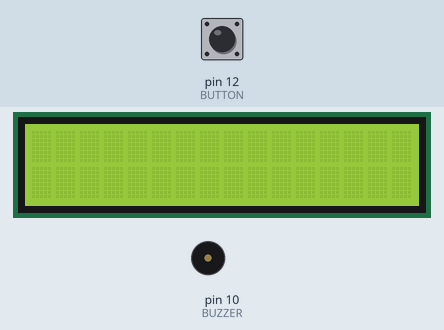
The sketch below on a simulated Arduino Uno, built with avr-gcc and run on an emulated ATmega328P. Parts: 16×2 character LCD, buzzer (waves = sounding, pin HIGH). The inputs (shaded band) are chosen by the test bench; at power-on: pin 12 (BUTTON) HIGH. What the sketch prints to the serial monitor is not drawn.

Above: at 1.2 s.
1.3 s: pin 12 (BUTTON) pulled LOW for 0.15 s
At 2.2 s:
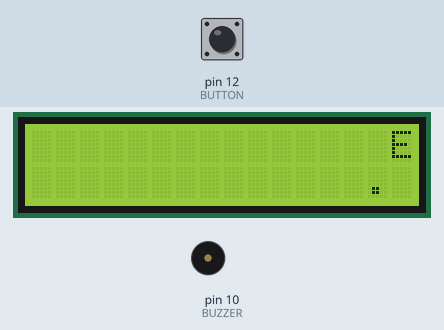
3.2 s: pin 12 (BUTTON) pulled LOW for 1 s
At 5.4 s:
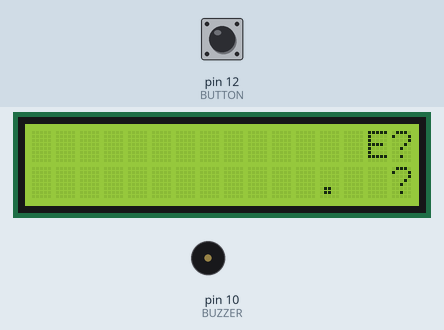
5.7 s: pin 12 (BUTTON) pulled LOW for 0.15 s
At 7.0 s:
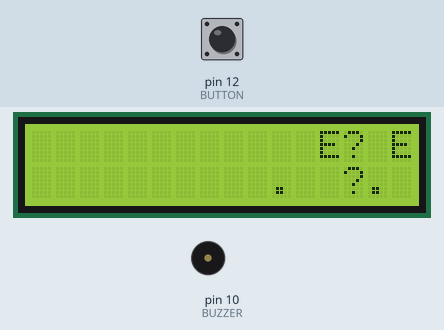
7.6 s: pin 12 (BUTTON) pulled LOW for 3.2 s
At 11.9 s:
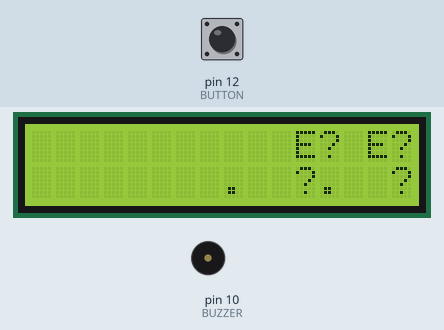
12.3 s: pin 12 (BUTTON) pulled LOW for 0.15 s
At 13.7 s:
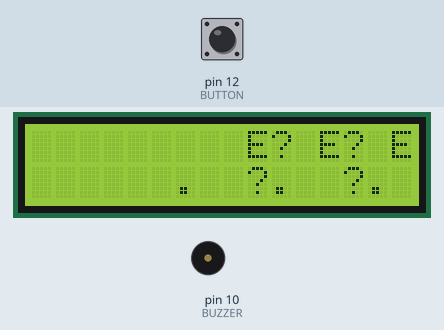
14.2 s: pin 12 (BUTTON) pulled LOW for 1 s
At 16.7 s:
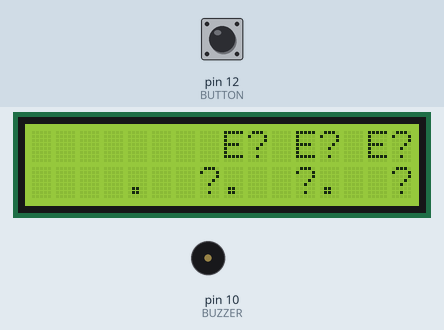
Timing chart, 0 to 17.7 s (numbered marks = the images above; inputs shaded):
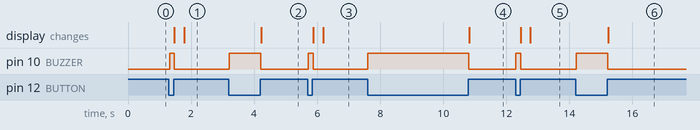

The sketch:

main.ino
```cpp
#include "src/globals.h"
#include "src/lcd.h"
#include "src/morse.h"

void setup()
{
    Serial.begin(115200);
    initializeMorseCodes();
    initializeLcd();
    pinMode(BUTTON, INPUT_PULLUP);
    pinMode(BUZZER, OUTPUT);
    digitalWrite(BUZZER, LOW);
}

void loop()
{
    // morseCodeWriteLoop();
    morseCodeReadLoop();
}
```

globals.h
```cpp
#pragma once
#define UNIT 100
#define SHORT UNIT
#define LONG UNIT * 3
#define INTRA_LETTER_SPACE UNIT
#define LETTERS_SPACE UNIT * 3
#define WORDS_SPACE UNIT * 3
#define SHORT_CHAR '.'
#define LONG_CHAR '-'
#define LETTER_SPACE_CHAR ' '
#define WORD_SPACE_CHAR ' '
#define BUZZER 10
#define BUTTON 12
```

morse.h
```cpp
#pragma once
#include "globals.h"
#include "morseData.h"
#include "lcd.h"

void buzz(long time)
{
    digitalWrite(BUZZER, HIGH);
    delay(time);
    digitalWrite(BUZZER, LOW);
}

void buzzLetter(char c)
{
    int index = getIndex(c);

    if (index == -1)
    {
        return;
    }

    writeLetterToLCD(c);

    unsigned char signal = signals[index];

    _LOOP_SIGNAL(signal)
    if (currentSignal == _MORSE_SHORT)
    {
        writeSignalToLCD(SHORT_CHAR);
        buzz(SHORT);
    }
    else
    {
        writeSignalToLCD(LONG_CHAR);
        buzz(LONG);
    }
    if (shifts < _MAX_SIGNAL_SHIFTS)
    {
        delay(INTRA_LETTER_SPACE);
    }
    _LOOP_SIGNAL_END
}

String message;

bool checkMessage()
{
    if (Serial.available())
    {
        message = Serial.readStringUntil('\n');
        message.toUpperCase();
        if (!message.endsWith(" "))
        {
            message += " ";
        }
        return true;
    }
    return false;
}

void morseCodeWriteLoop()
{
    checkMessage();
    int sLen = message.length();
    for (int i = 0; i < sLen; i++)
    {
        if (checkMessage())
        {
            break;
        }

        if (message[i] == ' ')
        {
            writeSignalToLCD(WORD_SPACE_CHAR);
            writeLetterToLCD(' ');
            delay(WORDS_SPACE);
        }
        else
        {
            buzzLetter(message[i]);
            if (i < sLen - 1)
            {
                writeSignalToLCD(LETTER_SPACE_CHAR);
                delay(LETTERS_SPACE);
            }
        }
    }
}

unsigned long shortSignal = 200000;
unsigned long shortSignalFrom = shortSignal * 0.5;
unsigned long shortSignalTo = shortSignal * 1.5;
unsigned long longSignal = shortSignal * 3;
unsigned long longSignalFrom = longSignal * 0.5;
unsigned long longSignalTo = longSignal * 1.5;

typedef enum
{
    CLICK_DURATION_TIMER,
    PAUSE_DURATION_TIMER,
    IDLE,
} Phase;

Phase currentPhase = IDLE;

unsigned char currentInput = 1;
unsigned long dur = 0;
unsigned long lastMicros = 0;

void morseCodeReadLoop()
{

    if (digitalRead(BUTTON) == HIGH)
    { // not clicked
        digitalWrite(BUZZER, LOW);

        switch (currentPhase)
        {
        case CLICK_DURATION_TIMER:
            dur = micros() - lastMicros;
            Serial.println(dur);

            if (dur >= shortSignalFrom && shortSignalTo >= dur)
            {
                currentInput = (currentInput << 1) + 0;
                writeSignalToLCD(SHORT_CHAR);
                writeLetterToLCD(' ');
            }
            else if (dur >= longSignalFrom && longSignalTo >= dur)
            {
                currentInput = (currentInput << 1) + 1;
                writeSignalToLCD(LONG_CHAR);
                writeLetterToLCD(' ');
            }
            else
            {
                currentPhase = IDLE;
                writeLetterToLCD('?');
                writeSignalToLCD(' ');
                writeSignalToLCD('?');
                currentInput = 1;
                break;
            }

            if (currentInput > 127)
            {
                currentPhase = IDLE;
                writeLetterToLCD('?');
                writeSignalToLCD(' ');
                writeSignalToLCD('?');
                currentInput = 1;
                break;
            }

            lastMicros = micros();
            currentPhase = PAUSE_DURATION_TIMER;

            break;

        case PAUSE_DURATION_TIMER:
            dur = micros() - lastMicros;
            if (dur >= longSignalFrom && longSignalTo >= dur)
            {
                char c = analyzeSignalBinary(currentInput);
                Serial.println("analyzing...");

                Serial.println(c);
                if (c == 0)
                {
                    c = '?';
                }
                writeLetterToLCD(c);
                writeSignalToLCD(' ');
                currentInput = 1;
                currentPhase = IDLE;
            }
            break;

        default:
            break;
        }
    }
    else
    { // clicked
        digitalWrite(BUZZER, HIGH);

        switch (currentPhase)
        {
        case IDLE:
        case PAUSE_DURATION_TIMER:
            currentPhase = CLICK_DURATION_TIMER;
            lastMicros = micros();
            break;

        default:
            break;
        }
    }
    delay(25);
}
```

morseData.h
```cpp
#pragma once
#include "globals.h"
#include "lcd.h"
#define _MORSE_SIGNAL(X) 0b1##X
#define _CHARS_SUPPORTED 36
#define _BIN_TREE_LEN (1 << 6) - 1
#define _SIGNAL_MASK 0b10000000
#define _MAX_SIGNAL_SHIFTS 7
#define _LOOP_SIGNAL(signal)                                            \
    int shifts = 0;                                                     \
    _MorseSignal currentSignal;                                         \
    while (shifts < _MAX_SIGNAL_SHIFTS && (signal & _SIGNAL_MASK) == 0) \
    {                                                                   \
        shifts++;                                                       \
        signal = signal << 1;                                           \
    }                                                                   \
    while (shifts < _MAX_SIGNAL_SHIFTS)                                 \
    {                                                                   \
        shifts++;                                                       \
        signal = signal << 1;                                           \
        currentSignal = (signal & _SIGNAL_MASK) == 0 ? _MORSE_SHORT : _MORSE_LONG;
#define _LOOP_SIGNAL_END }

typedef enum
{
    _MORSE_SHORT,
    _MORSE_LONG
} _MorseSignal;

// ========== BNARY TREE STRUCTURE ===========
// supposed to be used when analyzing
// incoming signals

char binaryTree[_BIN_TREE_LEN] = {};

int getNextBinaryIndex(int lastIndex, _MorseSignal signal)
{
    int i = 2 * lastIndex + (signal == _MORSE_SHORT ? 1 : 2);
    if (i >= _BIN_TREE_LEN) {
        return -1;
    }
    return i;
}

void addCharBinary(char letter, unsigned char signal)
{
    int i = 0;
    _LOOP_SIGNAL(signal)
    i = getNextBinaryIndex(i, currentSignal);
    _LOOP_SIGNAL_END
    binaryTree[i] = letter;
}

// note this works on signals with the additional bit
char analyzeSignalBinary(char signal)
{
    int i = 0;
    _LOOP_SIGNAL(signal)
    i = getNextBinaryIndex(i, currentSignal);
    if (i == -1)
    {
        return 0;
    }
    _LOOP_SIGNAL_END
    return binaryTree[i];
}

// ========== ARRAY OF SIGNALS ================
// to be used when convertng chars to morse

// 0-9 - numbers
// 10-35 - capital letters
unsigned char signals[_CHARS_SUPPORTED] = {};

int getIndex(char c)
{
    int initialAscii;

    // 0 - 48
    // 9 - 57
    // A - 65
    // Z - 90
    if (c < 48)
    { // not a number
        return -1;
    }
    else if (c <= 57)
    {
        initialAscii = 48; // 0 value in ascii
    }
    else if (c < 65)
    {
        return -1;
    }
    else if (c <= 90)
    {
        initialAscii = 65 - 10; // A value in ascii - numbers len in the array
    }
    else
    {
        return -1;
    };

    return (c - initialAscii) % _CHARS_SUPPORTED;
}

// ========= INITIALIZATION ==============

void registerSignal(char letter, unsigned char bits)
{
    signals[getIndex(letter)] = bits;
    addCharBinary(letter, bits);
}

void initializeMorseCodes()
{
    for (int i = 0; i < _BIN_TREE_LEN; i++) {
        binaryTree[i] = 0;
    }

    registerSignal('0', _MORSE_SIGNAL(11111));
    registerSignal('1', _MORSE_SIGNAL(01111));
    registerSignal('2', _MORSE_SIGNAL(00111));
    registerSignal('3', _MORSE_SIGNAL(00011));
    registerSignal('4', _MORSE_SIGNAL(00001));
    registerSignal('5', _MORSE_SIGNAL(00000));
    registerSignal('6', _MORSE_SIGNAL(10000));
    registerSignal('7', _MORSE_SIGNAL(11000));
    registerSignal('8', _MORSE_SIGNAL(11100));
    registerSignal('9', _MORSE_SIGNAL(11110));

    registerSignal('A', _MORSE_SIGNAL(01));
    registerSignal('B', _MORSE_SIGNAL(1000));
    registerSignal('C', _MORSE_SIGNAL(1010));
    registerSignal('D', _MORSE_SIGNAL(100));
    registerSignal('E', _MORSE_SIGNAL(0));
    registerSignal('F', _MORSE_SIGNAL(0010));
    registerSignal('G', _MORSE_SIGNAL(110));
    registerSignal('H', _MORSE_SIGNAL(0000));
    registerSignal('I', _MORSE_SIGNAL(00));
    registerSignal('J', _MORSE_SIGNAL(0111));
    registerSignal('K', _MORSE_SIGNAL(101));
    registerSignal('L', _MORSE_SIGNAL(0100));
    registerSignal('M', _MORSE_SIGNAL(11));
    registerSignal('N', _MORSE_SIGNAL(10));
    registerSignal('O', _MORSE_SIGNAL(111));
    registerSignal('P', _MORSE_SIGNAL(0110));
    registerSignal('Q', _MORSE_SIGNAL(1101));
    registerSignal('R', _MORSE_SIGNAL(010));
    registerSignal('S', _MORSE_SIGNAL(000));
    registerSignal('T', _MORSE_SIGNAL(1));
    registerSignal('U', _MORSE_SIGNAL(001));
    registerSignal('V', _MORSE_SIGNAL(0001));
    registerSignal('W', _MORSE_SIGNAL(011));
    registerSignal('X', _MORSE_SIGNAL(1001));
    registerSignal('Y', _MORSE_SIGNAL(1011));
    registerSignal('Z', _MORSE_SIGNAL(1100));
}
```

lcd.h
```cpp
#pragma once
#include <LiquidCrystal.h>
#include "globals.h"

LiquidCrystal lcd(2, 3, 4, 5, 6, 7);

void shiftArrayLeft(char *c)
{
    for (int i = 1; i < 16; i++)
    {
        c[i - 1] = c[i];
    }
}

void initializeLcdBuffer(char *c)
{
    for (int i = 0; i < 16; i++)
    {
        c[i] = ' ';
    }
}

char bufTop[16] = {};
void writeLetterToLCD(char c)
{
    shiftArrayLeft(bufTop);
    bufTop[15] = c;
    lcd.setCursor(0, 0);
    lcd.print(bufTop);
}

char bufBottom[16] = {};
void writeSignalToLCD(char c)
{
    shiftArrayLeft(bufBottom);
    bufBottom[15] = c;
    lcd.setCursor(0, 1);
    lcd.print(bufBottom);
}

void initializeLcd()
{
    lcd.begin(16, 2);
    lcd.clear();
    initializeLcdBuffer(bufTop);
    initializeLcdBuffer(bufBottom);
}
```

Measured:
- after the input at 1.3 s, pin 10 (BUZZER): LOW → HIGH at once, → LOW 0.15 s later; the display: first changes after 0.17 s (image 1 shows a later state)
- after the input at 3.2 s, pin 10 (BUZZER): LOW → HIGH at once, → LOW 1.0 s later; the display: changes after 1.0 s (image 2)
- after the input at 5.7 s, pin 10 (BUZZER): LOW → HIGH at once, → LOW 0.15 s later; the display: first changes after 0.18 s (image 3 shows a later state)
- after the input at 7.6 s, pin 10 (BUZZER): LOW → HIGH at once, → LOW 3.2 s later; the display: changes after 3.2 s (image 4)
- after the input at 12.3 s, pin 10 (BUZZER): LOW → HIGH at once, → LOW 0.15 s later; the display: first changes after 0.16 s (image 5 shows a later state)
- after the input at 14.2 s, pin 10 (BUZZER): LOW → HIGH at once, → LOW 1.0 s later; the display: changes after 1.0 s (image 6)
